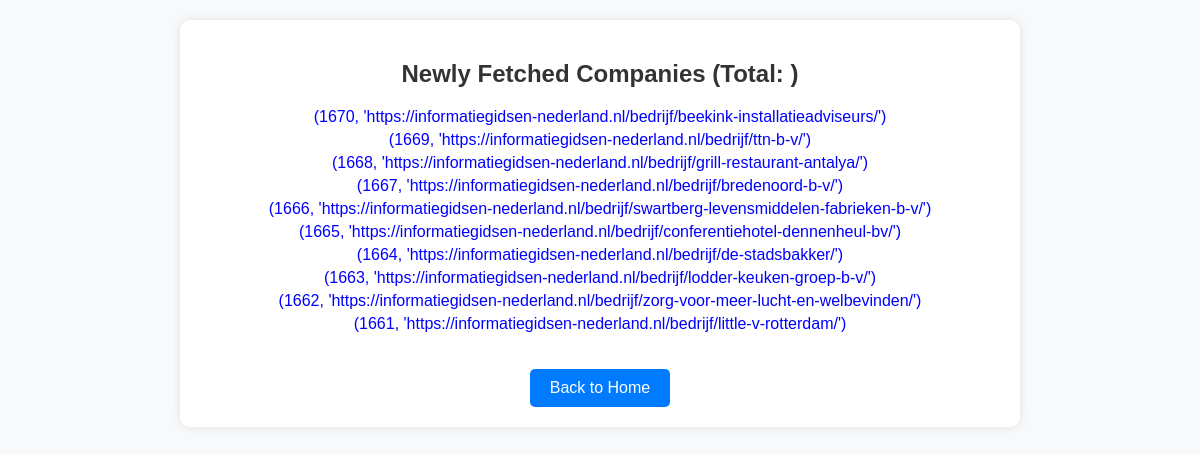
The page /new_records (signed in) on the database as committed earlier.
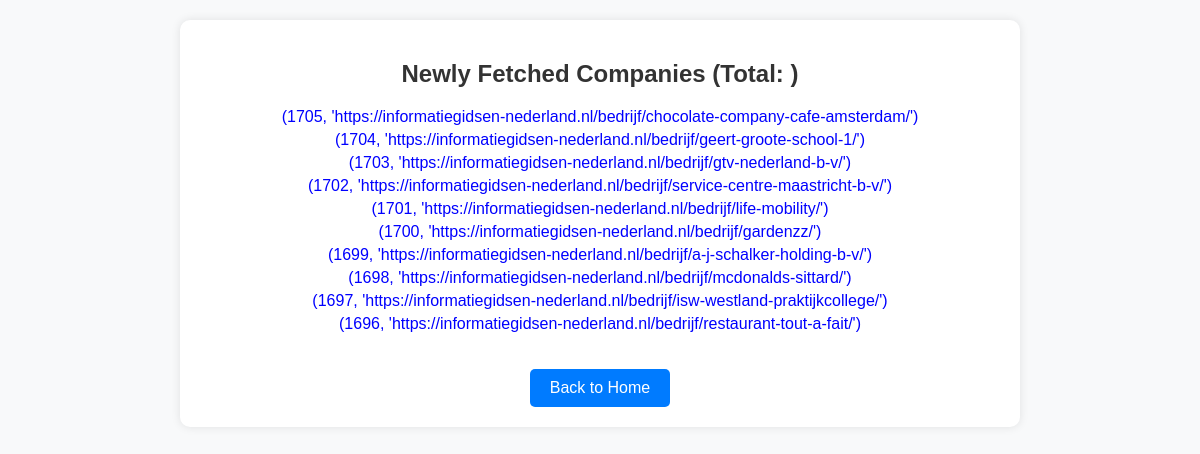
The same page on the database as committed later.
### tables this page shows
CREATE TABLE companies (
            id INTEGER PRIMARY KEY AUTOINCREMENT,
            url TEXT UNIQUE,
            scraped_at TEXT
        );

### app.py (the view)
    def wrapper(*args, **kwargs):
        if not is_logged_in():
            return redirect(url_for("login"))
        return func(*args, **kwargs)

### app.py (called while the page is built)
def is_logged_in():
    return session.get("logged_in")

def login_required(func):
    def wrapper(*args, **kwargs):
        if not is_logged_in():
            return redirect(url_for("login"))
        return func(*args, **kwargs)
    wrapper.__name__ = func.__name__
    return wrapper

@app.route('/new_records')
@login_required
def new_records():
    conn = sqlite3.connect("companies.db")
    cursor = conn.cursor()
    cursor.execute("SELECT id, url FROM companies ORDER BY id DESC LIMIT 10")
    new_records = cursor.fetchall()
    conn.close()
    return render_template("new_records.html", new_records=new_records)

### templates/new_records.html (shortened to what this page needs)
<!DOCTYPE html>
<html lang="en">
<head>
</head>
<body>
    <div class="container">
        <h2>Newly Fetched Companies (Total: {{ count }})</h2>
        {% if new_records %}
            <ul>
                {% for company in new_records %}
                    <li><a href="{{ company }}" target="_blank">{{ company }}</a></li>
                {% endfor %}
            </ul>
        {% else %}
            <p>No new companies found.</p>
        {% endif %}
        <a class="back-btn" href="{{ url_for('index') }}">Back to Home</a>
    </div>
</body>
</html>

Rows that differ between the two databases and show on the page:
no longer on this page (row unchanged): companies: company "(1670, 'https://informatiegidsen-nederland.nl/bedrijf/beekink-installatieadviseurs/')"
no longer on this page (row unchanged): companies: company "(1669, 'https://informatiegidsen-nederland.nl/bedrijf/ttn-b-v/')"
no longer on this page (row unchanged): companies: company "(1668, 'https://informatiegidsen-nederland.nl/bedrijf/grill-restaurant-antalya/')"
no longer on this page (row unchanged): companies: company "(1667, 'https://informatiegidsen-nederland.nl/bedrijf/bredenoord-b-v/')"
no longer on this page (row unchanged): companies: company "(1666, 'https://informatiegidsen-nederland.nl/bedrijf/swartberg-levensmiddelen-fabrieken-b-v/')"
no longer on this page (row unchanged): companies: company "(1665, 'https://informatiegidsen-nederland.nl/bedrijf/conferentiehotel-dennenheul-bv/')"
no longer on this page (row unchanged): companies: company "(1664, 'https://informatiegidsen-nederland.nl/bedrijf/de-stadsbakker/')"
no longer on this page (row unchanged): companies: company "(1663, 'https://informatiegidsen-nederland.nl/bedrijf/lodder-keuken-groep-b-v/')"
no longer on this page (row unchanged): companies: company "(1662, 'https://informatiegidsen-nederland.nl/bedrijf/zorg-voor-meer-lucht-en-welbevinden/')"
no longer on this page (row unchanged): companies: company "(1661, 'https://informatiegidsen-nederland.nl/bedrijf/little-v-rotterdam/')"
added companies: company "(1705, 'https://informatiegidsen-nederland.nl/bedrijf/chocolate-company-cafe-amsterdam/')"
added companies: company "(1704, 'https://informatiegidsen-nederland.nl/bedrijf/geert-groote-school-1/')"
added companies: company "(1703, 'https://informatiegidsen-nederland.nl/bedrijf/gtv-nederland-b-v/')"
added companies: company "(1702, 'https://informatiegidsen-nederland.nl/bedrijf/service-centre-maastricht-b-v/')"
added companies: company "(1701, 'https://informatiegidsen-nederland.nl/bedrijf/life-mobility/')"
added companies: company "(1700, 'https://informatiegidsen-nederland.nl/bedrijf/gardenzz/')"
added companies: company "(1699, 'https://informatiegidsen-nederland.nl/bedrijf/a-j-schalker-holding-b-v/')"
added companies: company "(1698, 'https://informatiegidsen-nederland.nl/bedrijf/mcdonalds-sittard/')"
added companies: company "(1697, 'https://informatiegidsen-nederland.nl/bedrijf/isw-westland-praktijkcollege/')"
added companies: company "(1696, 'https://informatiegidsen-nederland.nl/bedrijf/restaurant-tout-a-fait/')"
